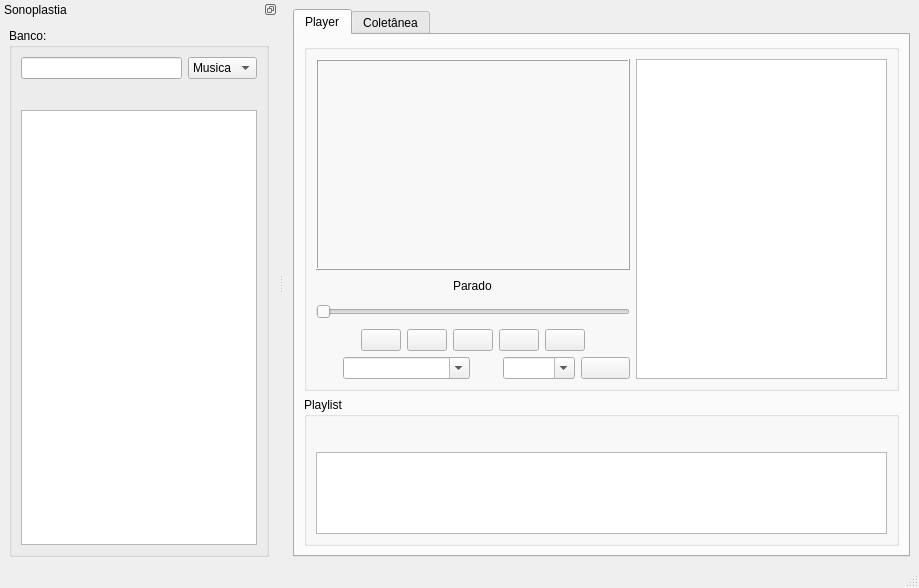
<?xml version="1.0" encoding="UTF-8"?>
<ui version="4.0">
 <class>MainWindow</class>
 <widget class="QMainWindow" name="MainWindow">
  <property name="geometry">
   <rect>
    <x>0</x>
    <y>0</y>
    <width>919</width>
    <height>588</height>
   </rect>
  </property>
  <property name="contextMenuPolicy">
   <enum>Qt::ActionsContextMenu</enum>
  </property>
  <property name="windowTitle">
   <string>Sn7.0.1</string>
  </property>
  <widget class="QWidget" name="centralwidget">
   <layout class="QHBoxLayout" name="horizontalLayout_12">
    <item>
     <widget class="QTabWidget" name="tabWidget">
      <property name="toolTip">
       <string/>
      </property>
      <property name="currentIndex">
       <number>0</number>
      </property>
      <widget class="QWidget" name="tab">
       <attribute name="title">
        <string>Player</string>
       </attribute>
       <layout class="QHBoxLayout" name="horizontalLayout_13">
        <item>
         <layout class="QVBoxLayout" name="verticalLayout_9">
          <item>
           <widget class="QGroupBox" name="groupBox_2">
            <property name="title">
             <string/>
            </property>
            <layout class="QHBoxLayout" name="horizontalLayout_6">
             <item>
              <layout class="QVBoxLayout" name="verticalLayout_7">
               <item>
                <layout class="QVBoxLayout" name="verticalLayout_6">
                 <item>
                  <widget class="QFrame" name="frameVideo">
                   <property name="minimumSize">
                    <size>
                     <width>301</width>
                     <height>211</height>
                    </size>
                   </property>
                   <property name="frameShape">
                    <enum>QFrame::Box</enum>
                   </property>
                   <property name="frameShadow">
                    <enum>QFrame::Raised</enum>
                   </property>
                   <layout class="QVBoxLayout" name="verticalLayout_3">
                    <item>
                     <widget class="QLabel" name="imagemMidia">
                      <property name="text">
                       <string/>
                      </property>
                      <property name="pixmap">
                       <pixmap>icones/play.png</pixmap>
                      </property>
                      <property name="scaledContents">
                       <bool>false</bool>
                      </property>
                      <property name="alignment">
                       <set>Qt::AlignCenter</set>
                      </property>
                      <property name="wordWrap">
                       <bool>false</bool>
                      </property>
                      <property name="openExternalLinks">
                       <bool>false</bool>
                      </property>
                     </widget>
                    </item>
                   </layout>
                  </widget>
                 </item>
                 <item alignment="Qt::AlignHCenter">
                  <widget class="QLabel" name="texto">
                   <property name="toolTip">
                    <string>&lt;html&gt;&lt;head/&gt;&lt;body&gt;&lt;p&gt;&lt;br/&gt;&lt;/p&gt;&lt;/body&gt;&lt;/html&gt;</string>
                   </property>
                   <property name="whatsThis">
                    <string>&lt;html&gt;&lt;head/&gt;&lt;body&gt;&lt;p align=&quot;center&quot;&gt;tt&lt;/p&gt;&lt;/body&gt;&lt;/html&gt;</string>
                   </property>
                   <property name="text">
                    <string>Parado</string>
                   </property>
                  </widget>
                 </item>
                 <item>
                  <layout class="QVBoxLayout" name="verticalLayout_5">
                   <item>
                    <widget class="QSlider" name="slideMusica">
                     <property name="minimumSize">
                      <size>
                       <width>314</width>
                       <height>22</height>
                      </size>
                     </property>
                     <property name="toolTip">
                      <string/>
                     </property>
                     <property name="pageStep">
                      <number>1</number>
                     </property>
                     <property name="orientation">
                      <enum>Qt::Horizontal</enum>
                     </property>
                    </widget>
                   </item>
                   <item>
                    <layout class="QHBoxLayout" name="horizontalLayout">
                     <item>
                      <spacer name="horizontalSpacer_2">
                       <property name="orientation">
                        <enum>Qt::Horizontal</enum>
                       </property>
                       <property name="sizeHint" stdset="0">
                        <size>
                         <width>40</width>
                         <height>20</height>
                        </size>
                       </property>
                      </spacer>
                     </item>
                     <item>
                      <widget class="QPushButton" name="botaoPlay">
                       <property name="toolTip">
                        <string>&lt;html&gt;&lt;head/&gt;&lt;body&gt;&lt;p&gt;play/pause&lt;/p&gt;&lt;/body&gt;&lt;/html&gt;</string>
                       </property>
                       <property name="styleSheet">
                        <string notr="true"/>
                       </property>
                       <property name="text">
                        <string/>
                       </property>
                       <property name="icon">
                        <iconset>
                         <normaloff>icones/play.png</normaloff>icones/play.png</iconset>
                       </property>
                       <property name="iconSize">
                        <size>
                         <width>18</width>
                         <height>18</height>
                        </size>
                       </property>
                       <property name="autoRepeat">
                        <bool>false</bool>
                       </property>
                      </widget>
                     </item>
                     <item>
                      <widget class="QPushButton" name="botaoStop">
                       <property name="toolTip">
                        <string>&lt;html&gt;&lt;head/&gt;&lt;body&gt;&lt;p&gt;stop&lt;/p&gt;&lt;/body&gt;&lt;/html&gt;</string>
                       </property>
                       <property name="styleSheet">
                        <string notr="true"/>
                       </property>
                       <property name="text">
                        <string/>
                       </property>
                       <property name="icon">
                        <iconset>
                         <normaloff>icones/stop.png</normaloff>icones/stop.png</iconset>
                       </property>
                       <property name="iconSize">
                        <size>
                         <width>18</width>
                         <height>18</height>
                        </size>
                       </property>
                       <property name="autoRepeat">
                        <bool>false</bool>
                       </property>
                      </widget>
                     </item>
                     <item>
                      <widget class="QPushButton" name="botaoRedimencionar">
                       <property name="toolTip">
                        <string>&lt;html&gt;&lt;head/&gt;&lt;body&gt;&lt;p&gt;Ocultar Tela secundária&lt;/p&gt;&lt;/body&gt;&lt;/html&gt;</string>
                       </property>
                       <property name="styleSheet">
                        <string notr="true"/>
                       </property>
                       <property name="text">
                        <string/>
                       </property>
                       <property name="icon">
                        <iconset>
                         <normaloff>icones/94519.png</normaloff>icones/94519.png</iconset>
                       </property>
                       <property name="iconSize">
                        <size>
                         <width>18</width>
                         <height>18</height>
                        </size>
                       </property>
                       <property name="checkable">
                        <bool>true</bool>
                       </property>
                       <property name="checked">
                        <bool>false</bool>
                       </property>
                       <property name="autoRepeat">
                        <bool>false</bool>
                       </property>
                      </widget>
                     </item>
                     <item>
                      <widget class="QPushButton" name="botaoPlayList">
                       <property name="toolTip">
                        <string>&lt;html&gt;&lt;head/&gt;&lt;body&gt;&lt;p&gt;Ativa a playlist&lt;/p&gt;&lt;/body&gt;&lt;/html&gt;</string>
                       </property>
                       <property name="styleSheet">
                        <string notr="true"/>
                       </property>
                       <property name="text">
                        <string/>
                       </property>
                       <property name="icon">
                        <iconset>
                         <normaloff>icones/playlist-2223100-1861902.webp</normaloff>icones/playlist-2223100-1861902.webp</iconset>
                       </property>
                       <property name="iconSize">
                        <size>
                         <width>18</width>
                         <height>18</height>
                        </size>
                       </property>
                       <property name="checkable">
                        <bool>true</bool>
                       </property>
                       <property name="checked">
                        <bool>false</bool>
                       </property>
                       <property name="autoRepeat">
                        <bool>false</bool>
                       </property>
                      </widget>
                     </item>
                     <item>
                      <widget class="QPushButton" name="botaoIniciarPlayback">
                       <property name="toolTip">
                        <string>&lt;html&gt;&lt;head/&gt;&lt;body&gt;&lt;p&gt;Iniciar com playback caso possivel&lt;/p&gt;&lt;/body&gt;&lt;/html&gt;</string>
                       </property>
                       <property name="styleSheet">
                        <string notr="true"/>
                       </property>
                       <property name="text">
                        <string/>
                       </property>
                       <property name="icon">
                        <iconset>
                         <normaloff>icones/playback.png</normaloff>icones/playback.png</iconset>
                       </property>
                       <property name="iconSize">
                        <size>
                         <width>18</width>
                         <height>18</height>
                        </size>
                       </property>
                       <property name="checkable">
                        <bool>true</bool>
                       </property>
                       <property name="checked">
                        <bool>false</bool>
                       </property>
                       <property name="autoRepeat">
                        <bool>false</bool>
                       </property>
                      </widget>
                     </item>
                     <item>
                      <spacer name="horizontalSpacer">
                       <property name="orientation">
                        <enum>Qt::Horizontal</enum>
                       </property>
                       <property name="sizeHint" stdset="0">
                        <size>
                         <width>40</width>
                         <height>20</height>
                        </size>
                       </property>
                      </spacer>
                     </item>
                    </layout>
                   </item>
                  </layout>
                 </item>
                </layout>
               </item>
               <item>
                <layout class="QHBoxLayout" name="horizontalLayout_5">
                 <item>
                  <layout class="QHBoxLayout" name="horizontalLayout_3">
                   <item>
                    <widget class="QLabel" name="label">
                     <property name="maximumSize">
                      <size>
                       <width>21</width>
                       <height>21</height>
                      </size>
                     </property>
                     <property name="text">
                      <string/>
                     </property>
                     <property name="pixmap">
                      <pixmap>icones/note-beam.png</pixmap>
                     </property>
                     <property name="scaledContents">
                      <bool>true</bool>
                     </property>
                    </widget>
                   </item>
                   <item>
                    <widget class="QComboBox" name="comboMusica">
                     <property name="toolTip">
                      <string>&lt;html&gt;&lt;head/&gt;&lt;body&gt;&lt;p&gt;trilha de audio, normalmente exibe Normal/Playback&lt;/p&gt;&lt;/body&gt;&lt;/html&gt;</string>
                     </property>
                     <property name="editable">
                      <bool>true</bool>
                     </property>
                     <property name="currentIndex">
                      <number>-1</number>
                     </property>
                     <property name="sizeAdjustPolicy">
                      <enum>QComboBox::AdjustToContents</enum>
                     </property>
                     <property name="frame">
                      <bool>true</bool>
                     </property>
                    </widget>
                   </item>
                  </layout>
                 </item>
                 <item>
                  <layout class="QHBoxLayout" name="horizontalLayout_4">
                   <item>
                    <widget class="QLabel" name="label_2">
                     <property name="maximumSize">
                      <size>
                       <width>21</width>
                       <height>31</height>
                      </size>
                     </property>
                     <property name="text">
                      <string/>
                     </property>
                     <property name="pixmap">
                      <pixmap>icones/legendas.png</pixmap>
                     </property>
                     <property name="scaledContents">
                      <bool>true</bool>
                     </property>
                    </widget>
                   </item>
                   <item>
                    <widget class="QComboBox" name="comboLegenda">
                     <property name="toolTip">
                      <string>&lt;html&gt;&lt;head/&gt;&lt;body&gt;&lt;p&gt;Legendas&lt;/p&gt;&lt;/body&gt;&lt;/html&gt;</string>
                     </property>
                     <property name="editable">
                      <bool>true</bool>
                     </property>
                     <property name="currentText">
                      <string/>
                     </property>
                     <property name="currentIndex">
                      <number>-1</number>
                     </property>
                     <property name="sizeAdjustPolicy">
                      <enum>QComboBox::AdjustToContents</enum>
                     </property>
                     <property name="frame">
                      <bool>true</bool>
                     </property>
                    </widget>
                   </item>
                   <item>
                    <layout class="QHBoxLayout" name="horizontalLayout_7">
                     <item>
                      <widget class="QPushButton" name="botaoVolume">
                       <property name="toolTip">
                        <string>&lt;html&gt;&lt;head/&gt;&lt;body&gt;&lt;p&gt;Mute&lt;/p&gt;&lt;p&gt;&lt;br/&gt;&lt;/p&gt;&lt;/body&gt;&lt;/html&gt;</string>
                       </property>
                       <property name="styleSheet">
                        <string notr="true"/>
                       </property>
                       <property name="text">
                        <string/>
                       </property>
                       <property name="icon">
                        <iconset>
                         <normaloff>icones/iconfinder-volume-max-sound-speaker-audio-4593170_122277.ico</normaloff>icones/iconfinder-volume-max-sound-speaker-audio-4593170_122277.ico</iconset>
                       </property>
                       <property name="iconSize">
                        <size>
                         <width>18</width>
                         <height>18</height>
                        </size>
                       </property>
                       <property name="autoRepeat">
                        <bool>false</bool>
                       </property>
                      </widget>
                     </item>
                    </layout>
                   </item>
                  </layout>
                 </item>
                </layout>
               </item>
              </layout>
             </item>
             <item>
              <widget class="QListWidget" name="listaTrecho">
               <property name="minimumSize">
                <size>
                 <width>251</width>
                 <height>320</height>
                </size>
               </property>
               <property name="toolTip">
                <string>&lt;html&gt;&lt;head/&gt;&lt;body&gt;&lt;p&gt;Exibe os trechos da midia caso exista.&lt;/p&gt;&lt;/body&gt;&lt;/html&gt;</string>
               </property>
              </widget>
             </item>
            </layout>
           </widget>
          </item>
          <item>
           <widget class="QGroupBox" name="groupBox_3">
            <property name="title">
             <string>Playlist</string>
            </property>
            <layout class="QHBoxLayout" name="horizontalLayout_9">
             <item>
              <layout class="QVBoxLayout" name="verticalLayout_8">
               <item>
                <layout class="QHBoxLayout" name="horizontalLayout_8">
                 <item>
                  <widget class="QToolButton" name="botaoAdicionar">
                   <property name="toolTip">
                    <string>&lt;html&gt;&lt;head/&gt;&lt;body&gt;&lt;p&gt;Adicionar midia externa&lt;/p&gt;&lt;/body&gt;&lt;/html&gt;</string>
                   </property>
                   <property name="styleSheet">
                    <string notr="true">border-radius: 10px;</string>
                   </property>
                   <property name="text">
                    <string/>
                   </property>
                   <property name="icon">
                    <iconset>
                     <normaloff>icones/add-icon.png</normaloff>icones/add-icon.png</iconset>
                   </property>
                  </widget>
                 </item>
                 <item>
                  <widget class="QToolButton" name="botaoRemover">
                   <property name="toolTip">
                    <string>&lt;html&gt;&lt;head/&gt;&lt;body&gt;&lt;p&gt;Remover item da lista&lt;/p&gt;&lt;/body&gt;&lt;/html&gt;</string>
                   </property>
                   <property name="styleSheet">
                    <string notr="true">border-radius: 10px;</string>
                   </property>
                   <property name="text">
                    <string/>
                   </property>
                   <property name="icon">
                    <iconset>
                     <normaloff>icones/remove-symbol_icon-icons.com_73439.ico</normaloff>icones/remove-symbol_icon-icons.com_73439.ico</iconset>
                   </property>
                  </widget>
                 </item>
                 <item>
                  <spacer name="horizontalSpacer_3">
                   <property name="orientation">
                    <enum>Qt::Horizontal</enum>
                   </property>
                   <property name="sizeHint" stdset="0">
                    <size>
                     <width>40</width>
                     <height>20</height>
                    </size>
                   </property>
                  </spacer>
                 </item>
                </layout>
               </item>
               <item>
                <widget class="QListWidget" name="listaPlaylist">
                 <property name="toolTip">
                  <string>&lt;html&gt;&lt;head/&gt;&lt;body&gt;&lt;p&gt;lista de midia&lt;/p&gt;&lt;/body&gt;&lt;/html&gt;</string>
                 </property>
                </widget>
               </item>
              </layout>
             </item>
            </layout>
           </widget>
          </item>
         </layout>
        </item>
       </layout>
      </widget>
      <widget class="QWidget" name="tab_2">
       <attribute name="title">
        <string>Coletânea</string>
       </attribute>
       <layout class="QVBoxLayout" name="verticalLayout_4">
        <item>
         <widget class="QLineEdit" name="lineEdit">
          <property name="inputMask">
           <string/>
          </property>
          <property name="text">
           <string/>
          </property>
          <property name="placeholderText">
           <string>Pesquise:</string>
          </property>
         </widget>
        </item>
        <item>
         <widget class="QListWidget" name="lista_coletanea">
          <property name="iconSize">
           <size>
            <width>172</width>
            <height>250</height>
           </size>
          </property>
          <property name="movement">
           <enum>QListView::Static</enum>
          </property>
          <property name="resizeMode">
           <enum>QListView::Adjust</enum>
          </property>
          <property name="layoutMode">
           <enum>QListView::Batched</enum>
          </property>
          <property name="spacing">
           <number>2</number>
          </property>
          <property name="viewMode">
           <enum>QListView::IconMode</enum>
          </property>
          <property name="modelColumn">
           <number>0</number>
          </property>
          <property name="uniformItemSizes">
           <bool>true</bool>
          </property>
          <property name="wordWrap">
           <bool>false</bool>
          </property>
          <property name="sortingEnabled">
           <bool>false</bool>
          </property>
          <item>
           <property name="text">
            <string>item Teste1</string>
           </property>
           <property name="icon">
            <iconset>
             <normalon>iconesColetanea/adoradores.jpg</normalon>
            </iconset>
           </property>
          </item>
         </widget>
        </item>
       </layout>
      </widget>
     </widget>
    </item>
   </layout>
  </widget>
  <widget class="QStatusBar" name="statusbar"/>
  <widget class="QDockWidget" name="dockWidget_2">
   <property name="features">
    <set>QDockWidget::DockWidgetFloatable|QDockWidget::DockWidgetMovable</set>
   </property>
   <property name="allowedAreas">
    <set>Qt::LeftDockWidgetArea|Qt::RightDockWidgetArea</set>
   </property>
   <property name="windowTitle">
    <string>Sonoplastia</string>
   </property>
   <attribute name="dockWidgetArea">
    <number>1</number>
   </attribute>
   <widget class="QWidget" name="dockWidgetContents_2">
    <layout class="QHBoxLayout" name="horizontalLayout_10">
     <item>
      <widget class="QGroupBox" name="groupBox">
       <property name="toolTip">
        <string>&lt;html&gt;&lt;head/&gt;&lt;body&gt;&lt;p&gt;Banco de dados&lt;/p&gt;&lt;/body&gt;&lt;/html&gt;</string>
       </property>
       <property name="title">
        <string>Banco:</string>
       </property>
       <layout class="QHBoxLayout" name="horizontalLayout_11">
        <item>
         <layout class="QVBoxLayout" name="verticalLayout_2">
          <item>
           <layout class="QHBoxLayout" name="horizontalLayout_2">
            <item>
             <widget class="QLineEdit" name="areaBusca">
              <property name="toolTip">
               <string>&lt;html&gt;&lt;head/&gt;&lt;body&gt;&lt;p&gt;Clique Enter para procurar&lt;/p&gt;&lt;/body&gt;&lt;/html&gt;</string>
              </property>
             </widget>
            </item>
            <item>
             <widget class="QComboBox" name="comboBanco">
              <item>
               <property name="text">
                <string>Musica</string>
               </property>
              </item>
              <item>
               <property name="text">
                <string>Trecho</string>
               </property>
              </item>
              <item>
               <property name="text">
                <string>Album</string>
               </property>
              </item>
             </widget>
            </item>
           </layout>
          </item>
          <item>
           <widget class="QToolButton" name="botaoAdicionar_2">
            <property name="toolTip">
             <string>&lt;html&gt;&lt;head/&gt;&lt;body&gt;&lt;p&gt;Adicionar a playList&lt;/p&gt;&lt;/body&gt;&lt;/html&gt;</string>
            </property>
            <property name="styleSheet">
             <string notr="true">border-radius: 10px;</string>
            </property>
            <property name="text">
             <string/>
            </property>
            <property name="icon">
             <iconset>
              <normaloff>icones/add-icon.png</normaloff>icones/add-icon.png</iconset>
            </property>
           </widget>
          </item>
          <item>
           <layout class="QVBoxLayout" name="verticalLayout">
            <item>
             <widget class="QListWidget" name="listaBanco">
              <property name="contextMenuPolicy">
               <enum>Qt::ActionsContextMenu</enum>
              </property>
              <property name="acceptDrops">
               <bool>true</bool>
              </property>
              <property name="toolTip">
               <string>&lt;html&gt;&lt;head/&gt;&lt;body&gt;&lt;p&gt;intens procurados&lt;/p&gt;&lt;/body&gt;&lt;/html&gt;</string>
              </property>
             </widget>
            </item>
           </layout>
          </item>
         </layout>
        </item>
       </layout>
      </widget>
     </item>
    </layout>
   </widget>
  </widget>
 </widget>
 <resources/>
 <connections/>
</ui>
